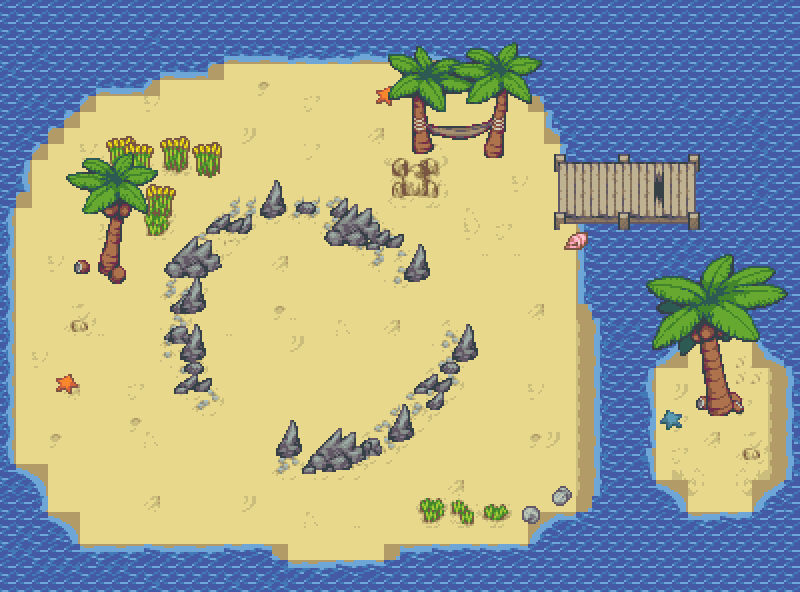

A level layout from a 2D game, rendered from its tile map. Below: a short description, then the map file with tile-grid data replaced by summaries:
An orthogonal 50x37 tile map with 16x16 px tiles, 3 tile layers (Tile Layer 1, Tile Layer 2, Tile Layer 3) and 47 objects.

<map version="1.0" tiledversion="1.1.5" orientation="orthogonal" renderorder="right-down" width="50" height="37" tilewidth="16" tileheight="16" infinite="0" nextobjectid="265">
 <tileset firstgid="1" source="beach.tsx" />
 <layer name="Tile Layer 1" width="50" height="37">
  <data>[1850 cells, 1850 non-empty, 158 distinct tile ids]</data>
 </layer>
 <layer name="Tile Layer 2" width="50" height="37">
  <data>[1850 cells, 1541 non-empty, 177 distinct tile ids]</data>
 </layer>
 <layer name="Tile Layer 3" width="50" height="37">
  <data>[1850 cells, 327 non-empty, 255 distinct tile ids]</data>
 </layer>
 <objectgroup name="cats">
  <object id="251" x="187.333" y="484.667" />
  <object id="252" x="102" y="462.667" />
 </objectgroup>
 <objectgroup name="coins">
  <object id="215" x="246.667" y="296" />
  <object id="216" x="299.333" y="286.667" />
  <object id="217" x="350" y="290" />
  <object id="218" x="250.667" y="358.667" />
  <object id="219" x="306" y="355.333" />
  <object id="220" x="354" y="352.667" />
  <object id="221" x="297.333" y="391.333" />
  <object id="222" x="346" y="397.333" />
 </objectgroup>
 <objectgroup name="thwompers">
  <object id="213" x="244" y="430.667" />
  <object id="214" x="442" y="308.667" />
 </objectgroup>
 <objectgroup name="yarn_balls">
  <object id="264" x="194.667" y="561.333" />
 </objectgroup>
 <objectgroup name="portals">
  <object id="256" x="724" y="480.667" />
 </objectgroup>
 <objectgroup name="zone 1" visible="0">
  <object id="253" x="16.6667" y="464">
   <polygon points="0,0 70,88 330,102 510,84.6667 582.667,31.3333 577.333,-259.333 503.333,-404 158.667,-406" />
  </object>
  <object id="254" x="11.3333" y="456">
   <polygon points="0,0 148,-382.667 72.6667,-359.333 4.66667,-272.667 -3.33333,-141.333" />
  </object>
  <object id="255" x="673.333" y="330">
   <polygon points="0,0 -23.3333,43.3333 -19.3333,181.333 0.666667,193.333 106,186.667 135.333,124.667 110.667,17.3333 76.6667,-4.66667" />
  </object>
 </objectgroup>
 <objectgroup name="impassable">
  <object id="223" x="194.5" y="384.5" width="22.5" height="18" />
  <object id="224" x="176.5" y="371" width="34" height="24.5" />
  <object id="225" x="171" y="255.5" width="35.5" height="122.5" />
  <object id="226" x="166.5" y="266" width="8" height="99.5" />
  <object id="227" x="187.5" y="240" width="29" height="35" />
  <object id="228" x="207" y="230.5" width="25" height="26.5" />
  <object id="229" x="223.5" y="215.5" width="28.5" height="22.5" />
  <object id="230" x="211.5" y="218.5" width="18.5" height="14.5" />
  <object id="231" x="225.5" y="203" width="39.5" height="17" />
  <object id="232" x="233" y="207.5" width="119.5" height="13.5" />
  <object id="233" x="264.5" y="198.5" width="83.5" height="12" />
  <object id="234" x="326.5" y="217" width="41" height="24.5" />
  <object id="235" x="360.5" y="226.5" width="24" height="18" />
  <object id="236" x="380" y="236.5" width="22" height="11" />
  <object id="237" x="380" y="245" width="26" height="16" />
  <object id="238" x="388.5" y="251.5" width="24" height="16.5" />
  <object id="239" x="406.136" y="261" width="20.1364" height="17.5455" />
  <object id="240" x="276" y="441" width="27.5" height="20" />
  <object id="241" x="296" y="446.5" width="56" height="25" />
  <object id="242" x="345" y="443" width="40" height="19.5" />
  <object id="243" x="381" y="425" width="29" height="22.5" />
  <object id="244" x="406" y="407.5" width="16" height="23.5" />
  <object id="245" x="414.5" y="382.5" width="32" height="31.5" />
  <object id="246" x="436.5" y="362" width="23.5" height="36.5" />
  <object id="247" x="451.5" y="338" width="17.5" height="36" />
  <object id="248" x="457.227" y="332.909" width="19.7727" height="23.0909" />
  <object id="258" x="101" y="267" width="16" height="6" />
  <object id="259" x="416" y="144" width="13" height="8.5" />
  <object id="260" x="486.5" y="149" width="14.5" height="8.5" />
  <object id="262" x="711.5" y="406.5" width="19.5" height="7" />
 </objectgroup>
 <objectgroup name="zone 2" />
 <objectgroup name="lava_bubble_bursts" />
 <objectgroup name="saw_blades" />
</map>
